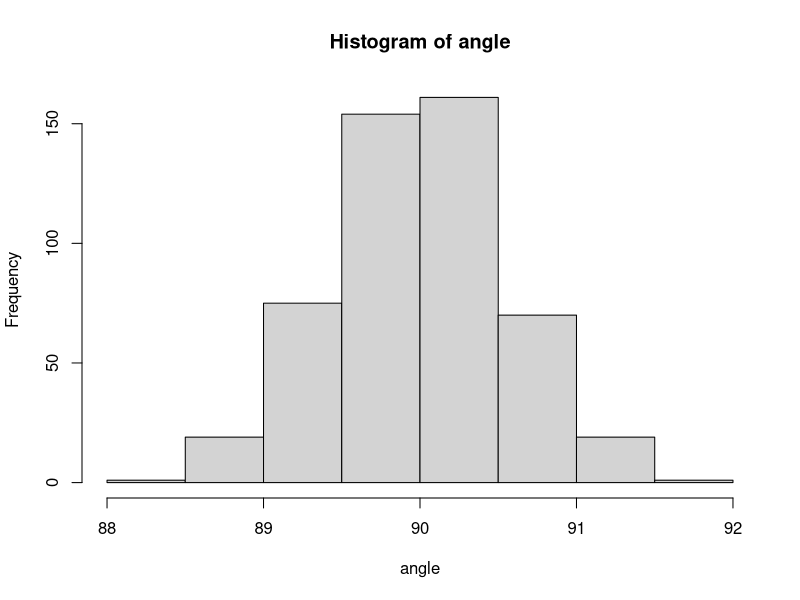

Write R code to recreate this figure. (Note: this script raises an error after producing the figure.)
# amost all angles in high dimension are 90degrees.

# test 
#x <- c(1,1)
#y <- c(1,-1)

# [base code was extended using GPT-4]

sim_number <- 500
n <- 10000 # dim, try more...

angle <- rep(NA, sim_number)
for(i in 1:sim_number){
  x <- runif(n, -1,1) # TODO make sure it is on the surface
  y <- runif(n, -1,1)
  angle[i] <- acos((x %*% y)/(norm(x, type="2")*norm(y, type="2") ))*180/pi
}
hist(angle)
quantile(angle, probs = c(0.005,0.995))



# automate:
p_load(tidyverse, reshape2)

sim_number <- 500

n_values <- c(10, 100, 1000, 10000) # dim
angle_list <- list()

for (n in n_values) {
  angle <- rep(NA, sim_number)
  
  for(i in 1:sim_number){
    x <- runif(n, -1,1)
    y <- runif(n, -1,1)
    angle[i] <- acos((x %*% y)/(norm(x, type="2")*norm(y, type="2") ))*180/pi
  }
  
  angle_list[[paste0('n=',n)]] <- angle
}

angle_df <- do.call(cbind, angle_list)
angle_df <- as.data.frame(angle_df)
names(angle_df) <- n_values

angle_melted <- melt(angle_df, variable.name = "n", value.name = "angle")

ggplot(angle_melted, aes(x=angle)) +
  geom_histogram(bins=30, fill='blue', color='black', alpha=0.7) +
  facet_wrap(~n, scales="fixed") + # Change here
  xlab("Angle in degrees") +
  ylab("Frequency") +
  theme_minimal()
